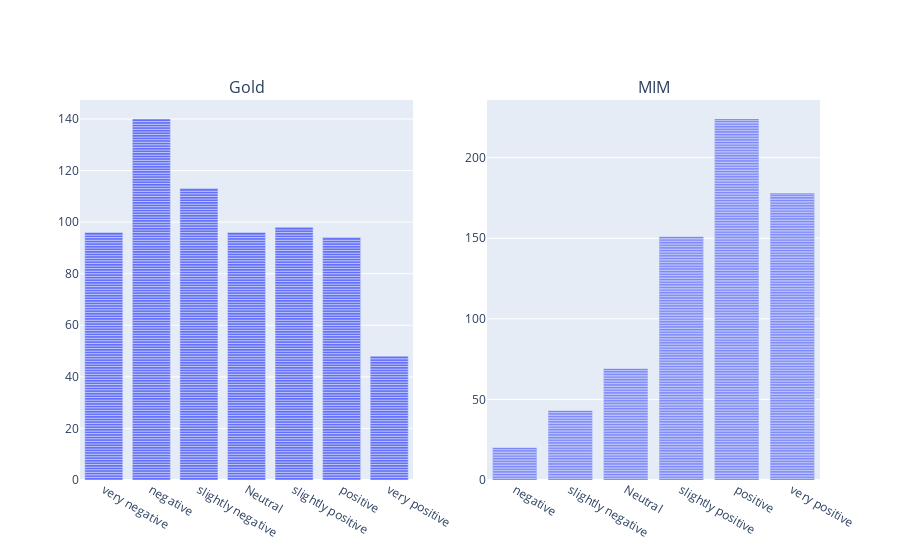

Notebook code for this chart:
### Code cell
import plotly.express as px
import plotly.subplots as sp
import pandas as pd

d = {'segmentID': segment_list, 'labels': labels, 'labels_2': labels_2, 'labels_7': labels_7, 'preds': preds, 'preds_2': preds_2, 'preds_7': preds_7}
df = pd.DataFrame(data=d)
order = ['very negative', 'negative', 'slightly negative', 'Neutral', 'slightly positive', 'positive', 'very positive']

fig1 = px.bar(df, x="labels_7")
fig2 = px.bar(df, x="preds_7")

fig1_traces = []
fig2_traces = []

for trace in range(len(fig1["data"])):
    fig1_traces.append(fig1["data"][trace])
for trace in range(len(fig2["data"])):
    fig2_traces.append(fig2["data"][trace])

this_figure = sp.make_subplots(rows=1, cols=2, subplot_titles=("Gold", "MIM"))
for traces in fig1_traces:
    this_figure.append_trace(traces, row=1, col=1)
for traces in fig2_traces:
    this_figure.append_trace(traces, row=1, col=2)

# this_figure.update_layout(height=600, width=1500, title_text="CMU-MOSI 7 Class Sentiment Intensity")
this_figure.update_xaxes(categoryorder='array', categoryarray= order)
# this_figure.update_yaxes(range=[0,250])
this_figure.show()

### Figure 1 — Plotly figure (JSON) as saved in the notebook; plotly's stock layout.template omitted (floating-point values rounded to 4 significant figures; data arrays with more than 128 entries replaced by an {"elided": "..."} marker saying what was removed)
{"data": [{"alignmentgroup": "True", "hovertemplate": "labels_7=%{x}<br>count=%{y}<extra></extra>", "legendgroup": "", "marker": {"color": "#636efa", "pattern": {"shape": ""}}, "name": "", "offsetgroup": "", "orientation": "v", "showlegend": false, "textposition": "auto", "type": "bar", "x": {"elided": "685 str values"}, "xaxis": "x", "y": {"elided": "685 int values"}, "yaxis": "y"}, {"alignmentgroup": "True", "hovertemplate": "preds_7=%{x}<br>count=%{y}<extra></extra>", "legendgroup": "", "marker": {"color": "#636efa", "pattern": {"shape": ""}}, "name": "", "offsetgroup": "", "orientation": "v", "showlegend": false, "textposition": "auto", "type": "bar", "x": {"elided": "685 str values"}, "xaxis": "x2", "y": {"elided": "685 int values"}, "yaxis": "y2"}], "layout": {"annotations": [{"font": {"size": 16}, "showarrow": false, "text": "Gold", "x": 0.225, "xanchor": "center", "xref": "paper", "y": 1, "yanchor": "bottom", "yref": "paper"}, {"font": {"size": 16}, "showarrow": false, "text": "MIM", "x": 0.775, "xanchor": "center", "xref": "paper", "y": 1, "yanchor": "bottom", "yref": "paper"}], "xaxis": {"anchor": "y", "categoryarray": ["very negative", "negative", "slightly negative", "Neutral", "slightly positive", "positive", "very positive"], "categoryorder": "array", "domain": [0, 0.45]}, "xaxis2": {"anchor": "y2", "categoryarray": ["very negative", "negative", "slightly negative", "Neutral", "slightly positive", "positive", "very positive"], "categoryorder": "array", "domain": [0.55, 1]}, "yaxis": {"anchor": "x", "domain": [0, 1]}, "yaxis2": {"anchor": "x2", "domain": [0, 1]}}}
